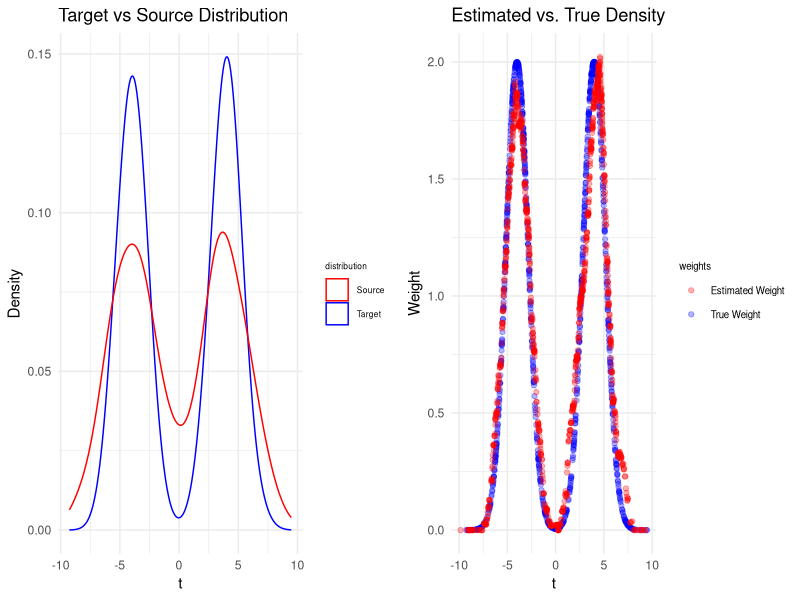

R code for this plot:
## ---- chunk 1
knitr::opts_chunk$set(echo = TRUE)
library(ggplot2)
library(MASS)
library(dplyr)
library(gridExtra)
library(mvtnorm)
## ---- chunk 2
# ----------------------------
# 1) Setup
# ----------------------------
set.seed(123)  # for reproducibility

D <- 20
v <- seq_len(D)  # v = (1, 2, ..., 20)

n_source <- 1000
n_target <- 1000

# ----------------------------
# 2) Define mixture distributions
# ----------------------------
# Q (target): t ~ 0.5*N(-4, 1) + 0.5*N(4, 1)
# P (source): t ~ 0.5*N(-4, 4) + 0.5*N(4, 4)

# A helper function to sample from a 2-component mixture
# with equal weights 0.5 and 0.5, given:
#   means = c(m1, m2), sds = c(sd1, sd2), and total n
mix_2_gaussian <- function(n, means, sds) {
  # Step 1: Decide which component each point comes from
  comps <- sample.int(2, size = n, replace = TRUE, prob = c(0.5, 0.5))
  
  # Step 2: For each chosen component, draw from corresponding Normal
  rnorm(n, mean = means[comps], sd = sds[comps])
}

# ----------------------------
# 3) Generate the scalars t
# ----------------------------
target_t <- mix_2_gaussian(
  n    = n_target,
  means = c(-4, 4),
  sds   = c(1, 1)
)

source_t <- mix_2_gaussian(
  n    = n_source,
  means = c(-4, 4),
  sds   = c(2, 2)  # because variance=4 => sd=2
)

# ----------------------------
# 4) Embed each scalar in D-dimensional space: X = t * v
# ----------------------------
X_target <- outer(target_t, v)  # n_target x D matrix
X_source <- outer(source_t, v)  # n_source x D matrix

# Optionally, convert to data frames:
df_target <- as.data.frame(X_target)
df_source <- as.data.frame(X_source)

# Now you have (X_source, X_target) with dimension 20,
# each lying on the line spanned by v (since x = t*v).

f_target <- function(t) {
  0.5 * dnorm(t, mean = -4, sd = 1) +
  0.5 * dnorm(t, mean = 4,  sd = 1)
}

f_source <- function(t) {
  0.5 * dnorm(t, mean = -4, sd = 2) +
  0.5 * dnorm(t, mean = 4,  sd = 2)
}

# True weight function w(t)
w_fun <- function(t) {
  f_target(t) / f_source(t)
}


## ---- chunk 3
compute_histogram_ratio <- function(x, target_data, source_data, r) {
  # x is a numeric vector of length d
  # target_data: n0 x d
  # source_data: n1 x d
  # r: numeric radius
  
  n0 <- nrow(target_data)
  n1 <- nrow(source_data)
  
  # Indicator sum for target_data
  # 1/ if distance <= r, 0/ otherwise
  # We'll compute Euclidean distance from x to each row in target_data
  dist_target <- apply(target_data, 1, function(xi) sqrt(sum((xi - x)^2)))
  indicators_target <- (dist_target <= r)
  numerator <- mean(indicators_target)  # (1/n0) sum_i 1(...)
  
  # Indicator sum for source_data
  dist_source <- apply(source_data, 1, function(xi) sqrt(sum((xi - x)^2)))
  indicators_source <- (dist_source <= r)
  denominator <- mean(indicators_source)  # (1/n1) sum_j 1(...)
  
  # Avoid division by zero if the denominator = 0
  if (denominator == 0) {
    ratio <- Inf  # or define a small offset to avoid Inf, e.g. ratio <- numerator / (denominator + 1e-10)
  } else {
    ratio <- numerator / denominator
  }
  
  # To obtain the re-weighted test vector
  alpha = log(n0) / n0
  estimate_reweight <- ifelse(
    denominator >= alpha, ratio, 0
  )
  
  list(ratio = ratio, 
       estimation = estimate_reweight)
}

target_sample_n = 1000
source_sample_n = 1000
min_sample = min(target_sample_n, source_sample_n)
# Choose parameters
r = 45
test_n = 1000
set.seed(335)

test_t <- mix_2_gaussian(
  n     = test_n,
  means = c(-4, 4),
  sds   = c(2, 2)
)

# Embed in D dimensions
X_test <- outer(test_t, v)
test_estimations <- matrix(NA, nrow = test_n, ncol = 2)
weighted_ratio   <- numeric(test_n)

for (i in seq_len(test_n)) {
  # x_test is 1 x D
  x_test <- X_test[i, ]   # a single test sample
  
  # Compute histogram ratio
  hist_ratio <- compute_histogram_ratio(x_test, X_target, X_source, r)
  weighted_ratio[i]         <- hist_ratio$ratio
  test_estimations[i, 1]    <- hist_ratio$estimation
  test_estimations[i, 2]    <- x_test[1] / v[1]  # store the 1st coordinate, or any coordinate
}

estimations_df <- data.frame(
  estimation = test_estimations[, 1],
  t          = test_estimations[, 2]
)
## ---- chunk 4
# Visualize estimation result
df_t_w_source <- data.frame(
  t = source_t,
  w = w_fun(source_t)
)

source_target <- ggplot() +
  geom_density(data = df_target, aes(x = V1, color = "Target")) +
  geom_density(data = df_source, aes(x = V1, color = "Source")) +
  scale_color_manual(
    name   = "distribution",  # this is the legend title
    values = c("Target" = "blue",
               "Source" = "red")
  ) +
  labs(x = "t", y = "Density", title = "Target vs Source Distribution") +
  theme_minimal() +
  theme(
    legend.title = element_text(size = 6),  # Smaller legend title
    legend.text  = element_text(size = 6)    # Smaller legend text
  )

estimation_true <- ggplot() +
  geom_point(
    data = df_t_w_source,
    aes(x = t, y = w, color = "True Weight"),
    alpha = 0.3
  ) +
  # Estimated weight (red)
  geom_point(
    data = estimations_df,
    aes(x = t, y = estimation, color = "Estimated Weight"),
    alpha = 0.3
  ) +
  scale_color_manual(
    name   = "weights",  # this is the legend title
    values = c("True Weight" = "blue",
               "Estimated Weight" = "red")
  ) +
  labs(
    x = "t",
    y = "Weight",
    title = "Estimated vs. True Density"
  ) +
  theme_minimal() +
  theme(
    legend.title = element_text(size = 7),  # Smaller legend title
    legend.text  = element_text(size = 7)    # Smaller legend text
  )

grid.arrange(source_target, estimation_true, ncol = 2)
